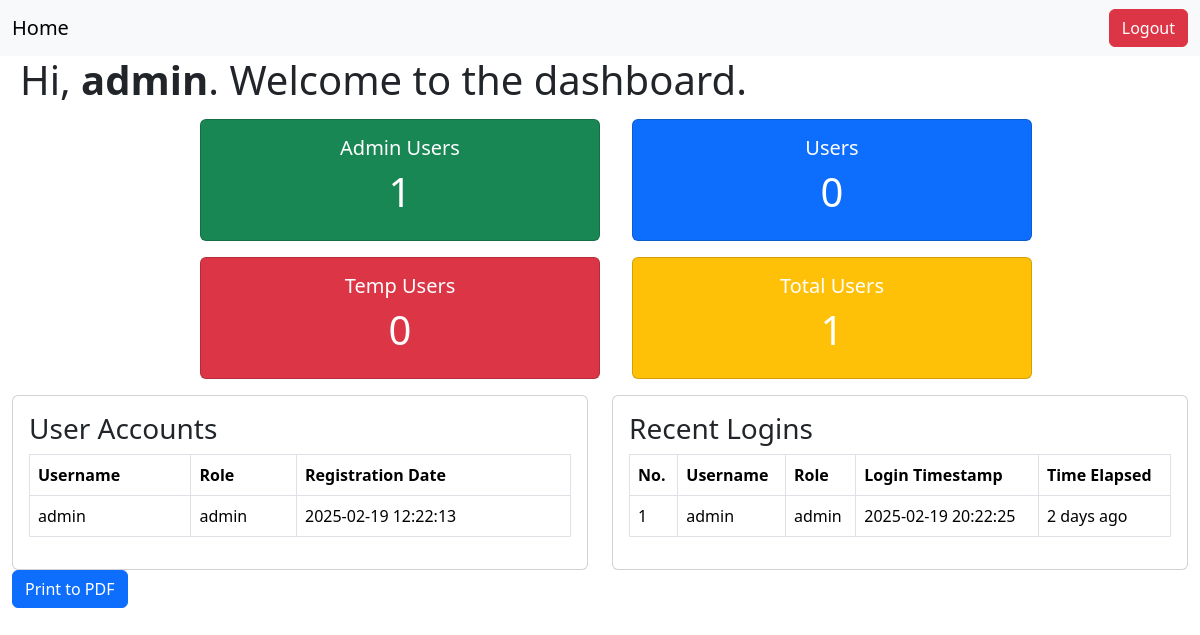
Page /admin/dashboard.php (signed in) on the committed database.
### tables this page shows
CREATE TABLE `users` (
  `id` int(11) NOT NULL,
  `username` varchar(50) NOT NULL,
  `password` varchar(255) NOT NULL,
  `user_type` enum('admin','user') NOT NULL DEFAULT 'user',
  `last_login` datetime DEFAULT NULL,
  `created_at` timestamp NOT NULL DEFAULT current_timestamp()
);

### admin/dashboard.php (the view, shortened to what this page needs)
<?php
require_once "../db/config.php";
function getUserStatistics($pdo) {
    $stats = [
        "admin" => 0,
        "user" => 0,
        "temp-user" => 0,
        "total" => 0
    ];
    $sql = "SELECT user_type, COUNT(*) as count FROM users GROUP BY user_type";
    if ($stmt = $pdo->prepare($sql)) {
        if ($stmt->execute()) {
            while ($row = $stmt->fetch(PDO::FETCH_ASSOC)) {
                $stats[$row["user_type"]] = $row["count"];
            }
        }
    }
    $stats["total"] = array_sum($stats);
    return $stats;
}
$userStats = getUserStatistics($pdo);
$userAccounts = [];
$sql = "SELECT username, user_type, created_at FROM users ORDER BY created_at DESC";
if ($stmt = $pdo->prepare($sql)) {
    if ($stmt->execute()) {
        $userAccounts = $stmt->fetchAll(PDO::FETCH_ASSOC);
    }
}
$recentLogins = [];
$sql = "SELECT l.login_id, u.username, u.user_type, l.login_time FROM login_logs l JOIN users u ON l.user_id = u.id ORDER BY l.login_time DESC LIMIT 10";
if ($stmt = $pdo->prepare($sql)) {
    if ($stmt->execute()) {
        $recentLogins = $stmt->fetchAll(PDO::FETCH_ASSOC);
    }
}
?>
<!DOCTYPE html>
<html lang="en">
<head>
    <link href="https://cdn.jsdelivr.net/npm/bootstrap@5.3.3/dist/css/bootstrap.min.css" rel="stylesheet">
</head>
<body>
    <nav class="navbar navbar-expand-lg bg-body-tertiary">
        <div class="container-fluid">
            <a class="navbar-brand" href="dashboard.php">Home</a>
            <div class="collapse navbar-collapse" id="navbarSupportedContent">
                <form class="d-flex" role="search">
                    <a href="../logout.php" class="btn btn-danger">Logout</a>
                </form>
            </div>
        </div>
    </nav>
    <h1 style="margin-left:20px">Hi, <b><?php echo htmlspecialchars($_SESSION["username"]); ?></b>. Welcome to the dashboard.</h1>
<div id="dashboardContent">
    <div class="flex-container">
        <div class="card text-bg-success mb-3">
            <div class="card-body">
                <h5 class="card-title">Admin Users</h5>
                <h1 id="totalAdmins"><?php echo $userStats['admin']; ?></h1>
            </div>
        </div>
        <div class="card text-bg-primary mb-3">
            <div class="card-body">
                <h5 class="card-title">Users</h5>
                <h1 id="totalUsers"><?php echo $userStats['user']; ?></h1>
            </div>
        </div>
        <div class="card text-bg-danger text-white mb-3">
            <div class="card-body">
                <h5 class="card-title">Temp Users</h5>
                <h1 id="totalTempUsers"><?php echo $userStats['temp-user']; ?></h1>
            </div>
        </div>
        <div class="card text-bg-warning text-white mb-3">
            <div class="card-body">
                <h5 class="card-title">Total Users</h5>
                <h1 id="totalAllUsers"><?php echo $userStats['total']; ?></h1>
            </div>
        </div>
    </div>
    <div class="container-fluid">
        <div class="row">
            <div class="col">
                <div class="card">
                    <div class="card-body">
                        <h3>User Accounts</h3>
                        <table id="userAccounts" class="table table-bordered">
                            <thead>
                                <tr>
                                    <th>Username</th>
                                    <th>Role</th>
                                    <th>Registration Date</th>
                                </tr>
                            </thead>
                            <tbody>
                                <?php foreach ($userAccounts as $user): ?>
                                <tr>
                                    <td><?php echo htmlspecialchars($user['username']); ?></td>
                                    <td><?php echo htmlspecialchars($user['user_type']); ?></td>
                                    <td><?php echo date("Y-m-d H:i:s", strtotime($user['created_at'])); ?></td>
                                </tr>
                                <?php endforeach; ?>
                            </tbody>
                        </table>
                    </div>
                </div>
            </div>
            <div class="col">
                <div class="card">
                    <div class="card-body">
                        <h3>Recent Logins</h3>
                        <table id="recentLogin" class="table table-bordered">
                            <thead>
                                <tr>
                                    <th>No.</th>
                                    <th>Username</th>
                                    <th>Role</th>
                                    <th>Login Timestamp</th>
                                    <th>Time Elapsed</th>
                                </tr>
                            </thead>
                            <tbody>
                                <?php foreach ($recentLogins as $login): ?>
                                <tr data-login-time="<?php echo htmlspecialchars($login['login_time']); ?>">
                                    <td><?php echo htmlspecialchars($login['login_id']); ?></td>
                                    <td><?php echo htmlspecialchars($login['username']); ?></td>
                                    <td><?php echo htmlspecialchars($login['user_type']); ?></td>
                                    <td><?php echo date("Y-m-d H:i:s", strtotime($login['login_time'])); ?></td>
                                    <td class="time-elapsed"></td>
                                </tr>
                                <?php endforeach; ?>
                            </tbody>
                        </table>
                    </div>
                </div>
            </div>
        </div>
        <button class="btn btn-primary" onclick="printToPDF()">Print to PDF</button>
    </div>
</div>
</body>
</html>

### admin/dashboard.php (style rules this page uses)
.flex-container { display: flex; flex-direction: wrap; flex-wrap: wrap; justify-content: center; margin-top: 15px; }
.flex-container > div { background-color: #f1f1f1; width: 400px; margin-left: 2rem; text-align: center; }

### rows in the picture
users: username "admin", user_type "admin", created_at "2025-02-19 12:22:13"

### other values in the picture
$_SESSION["username"] "admin"
$userStats['admin'] "1"
$userStats['user'] "0"
$userStats['temp-user'] "0"
$userStats['total'] "1"
$login['login_id'] "1"
$login['username'] "admin"
$login['user_type'] "admin"
date("Y-m-d H:i:s", strtotime($login['login_time'])) "2025-02-19 20:22:25"
